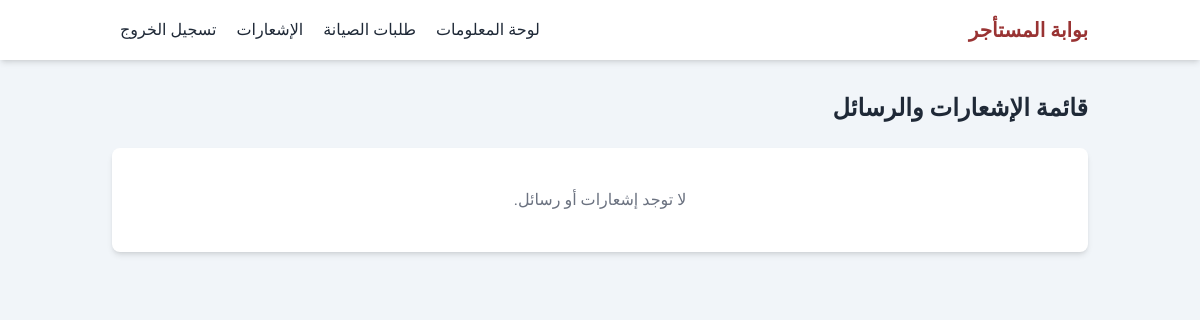
The page /ar/notifications/ (signed in) on the database as committed earlier.
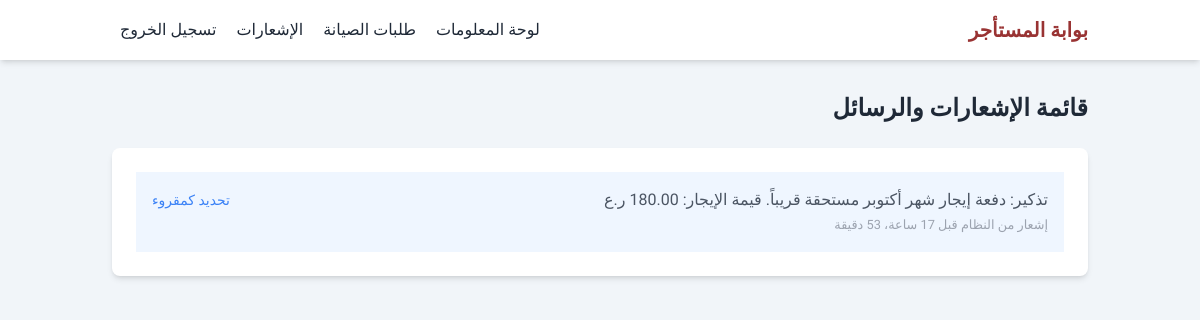
The same page on the database as committed later.
### dashboard/models.py (models this page shows, shortened)
class Notification(models.Model):
    user = models.ForeignKey(User, on_delete=models.CASCADE, related_name='notifications', verbose_name=_("المستخدم"))
    message = models.TextField(_("الرسالة"))
    read = models.BooleanField(_("مقروءة"), default=False)
    timestamp = models.DateTimeField(_("الوقت"), auto_now_add=True)
    sent_by = models.ForeignKey(User, on_delete=models.SET_NULL, null=True, blank=True, related_name='sent_notifications', verbose_name=_("مرسل من"))
    class Meta:
        verbose_name = _("إشعار")
        verbose_name_plural = _("الإشعارات")
        ordering = ['-timestamp']

### portal/views.py (the view)
# urls.py: path('notifications/', NotificationListView.as_view(), name='notification_list'),
class NotificationListView(LoginRequiredMixin, ListView):
    model = Notification
    template_name = 'portal/notification_list.html'
    context_object_name = 'notifications'
    def get_queryset(self):
        return Notification.objects.filter(user=self.request.user).order_by('-timestamp')

### dashboard/context_processors.py (called while the page is built)
def company_details(request):
  return {'company': Company.load()}

### dashboard/models.py (called while the page is built)
    def save(self, *args, **kwargs):
        self.pk = 1
        super(Company, self).save(*args, **kwargs)

    @classmethod
    def load(cls):
        obj, created = cls.objects.get_or_create(pk=1)
        return obj

### portal/templates/portal/notification_list.html (shortened to what this page needs)
{% extends 'portal/base.html' %}
{% load i18n %}
{% block content %}
<h2 class="text-2xl font-bold mb-6">{% trans "قائمة الإشعارات والرسائل" %}</h2>
<div class="bg-white p-6 rounded-lg shadow-md">
    <ul class="divide-y divide-gray-200">
        {% for notification in notifications %}
        <li class="p-4 {% if not notification.read %}bg-blue-50{% endif %}">
            <div class="flex justify-between items-center">
                <p class="text-gray-600">{{ notification.message }}</p>
                {% if not notification.read %}
                <a href="{% url 'notification_mark_read' notification.pk %}" class="text-sm text-blue-500">{% trans "تحديد كمقروء" %}</a>
                {% endif %}
            </div>
            <small class="text-gray-400">
            </small>
        </li>
        {% empty %}
        <li class="p-4 text-center text-gray-500">{% trans "لا توجد إشعارات أو رسائل." %}</li>
        {% endfor %}
    </ul>
</div>
{% endblock %}

Rows that differ between the two databases and show on the page:
added Notification: message "تذكير: دفعة إيجار شهر أكتوبر مستحقة قريباً. قيمة الإيجار: 180.00 ر.ع"
Other text that changed with them:
text no longer shown: "لا توجد إشعارات أو رسائل."
